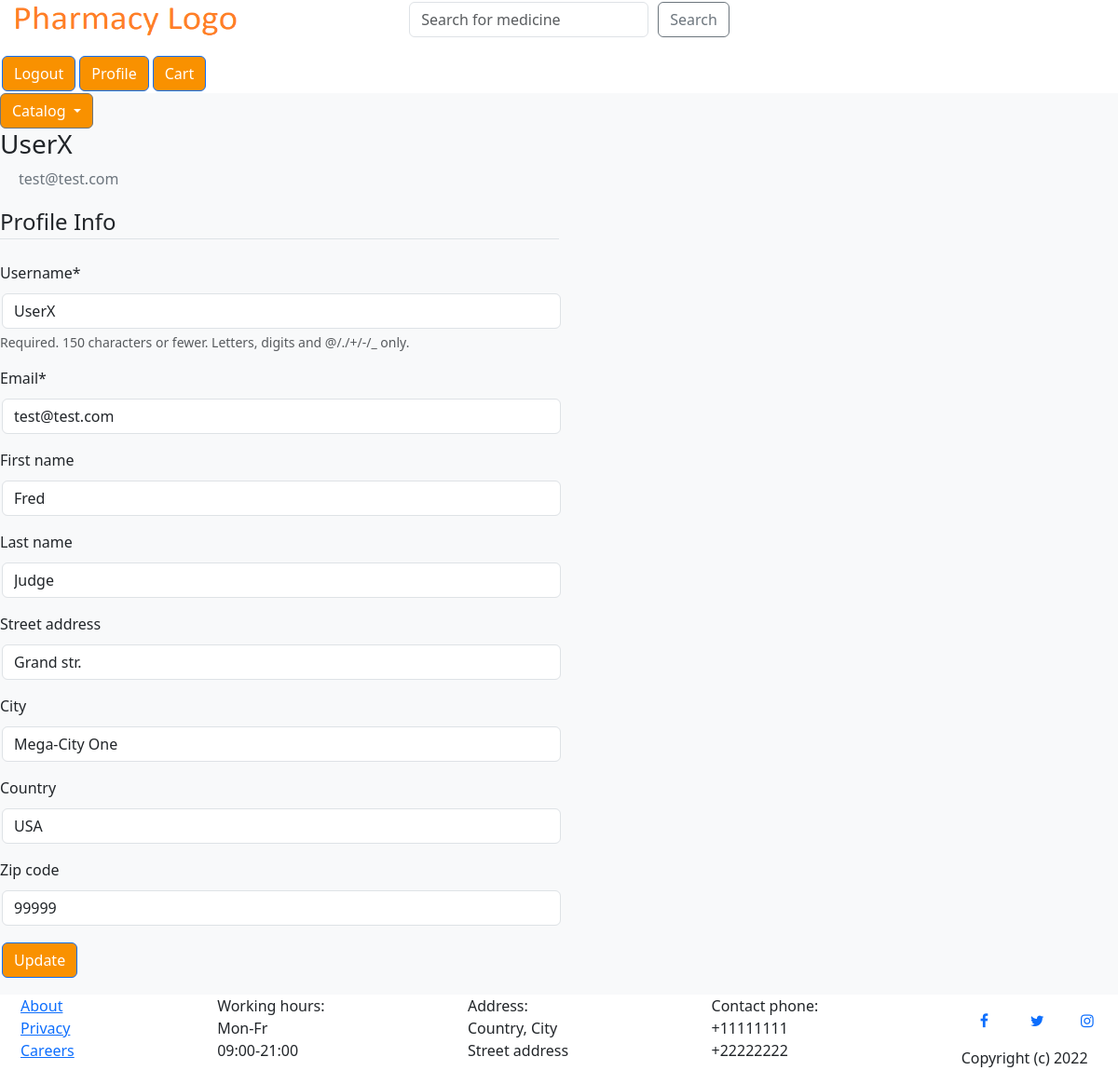
Screenshot of /profile/ (signed in) with the database file from the repository.
### users/models.py (models this page shows, shortened)
class UserProfile(models.Model):
    username = models.OneToOneField(User, on_delete=models.CASCADE, related_name='profile')
    user_id = models.AutoField(primary_key=True)
    user_rights = models.CharField(max_length=20, choices=rights, default='user')
    first_name = models.CharField(max_length=30, default=None, blank=True, null=True)
    last_name = models.CharField(max_length=30, default=None, blank=True, null=True)
    email = models.EmailField(default="example@example.com")
    street_address = models.CharField(max_length=100, default=None, blank=True, null=True)
    city = models.CharField(max_length=100, default=None, blank=True, null=True)
    country = models.CharField(max_length=100, default=None, blank=True, null=True)
    zip_code = models.PositiveBigIntegerField(default=None, validators=[MaxValueValidator(999999999999)], blank=True, null=True)

### users/views.py (the view)
# urls.py: path('profile/', users_views.profile, name='profile'),
@login_required
def profile(request):
    if request.method == "POST":
        user_form = UserUpdateForm(request.POST, instance=request.user)
        profile_form = ProfileUpdateForm(
            request.POST,
            instance=request.user.profile
            )
        if user_form.is_valid() and profile_form.is_valid():
            user_form.save()
            profile_form.save()
            messages.success(request, f'Account updated')
            return redirect('profile')
    else:
        user_form = UserUpdateForm(instance=request.user)
        profile_form = ProfileUpdateForm(instance=request.user.profile)
    context = {
        'user_form': user_form,
        'profile_form': profile_form,
    }
    return render(request, 'users/profile.html', context)

### users/forms.py
class UserUpdateForm(forms.ModelForm):
    email = forms.EmailField()
    class Meta:
        model = User
        fields = ['username', 'email']

class ProfileUpdateForm(forms.ModelForm):
    class Meta:
        model = UserProfile
        fields = [
            'first_name',
            'last_name',
            'street_address',
            'city',
            'country',
            'zip_code'
            ]

### users/templates/users/profile.html (shortened to what this page needs)
{% extends "main_site/main-site-base.html" %}
{% load crispy_forms_tags %}
{% block content %}
    <div class="content-section">
        <div class="media-body">
            <h3 class="account-heading">{{user.username}}</h3>
            <p class="text-secondary">{{user.email}}</p>
        </div>
    </div>
    <form method="POST" enctype="multipart/form-data">
        <fieldset class="form-group" style="max-width: 50%">
            <legend class="border-bottom mb-4">Profile Info</legend>
            {{ user_form | crispy }}
            {{ profile_form | crispy }}
        </fieldset>
        <div class="form-group">
            <button class="btn btn-primary" type="submit">Update</button>
        </div>
    </form>
{% endblock %}

### main_site/static/site_main.css (style rules this page uses)
.btn-primary { margin: 2px; }
.form-control { margin: 2px; align-content: right; }
#content_row p { text-overflow: ellipsis; display: inline-block; max-width: 80vw; padding-left: 20px; padding-right: 20px; text-overflow: ellipsis; }
.btn:hover, .btn:not( .btn-outline-secondary, .btn-outline-danger, .btn-outline-danger:hover, .btn-link, .btn-link:hover, #checkout_btn, #checkout_btn:hover ) { background-color: rgb(249, 145, 0); color: white; }

### rows the page displays
UserProfile: first_name "Fred", last_name "Judge", street_address "Grand str.", city "Mega-City One", country "USA", zip_code "99999"

### other values shown
{{ user.username }} "UserX"
{{ user.email }} "test@test.com"
